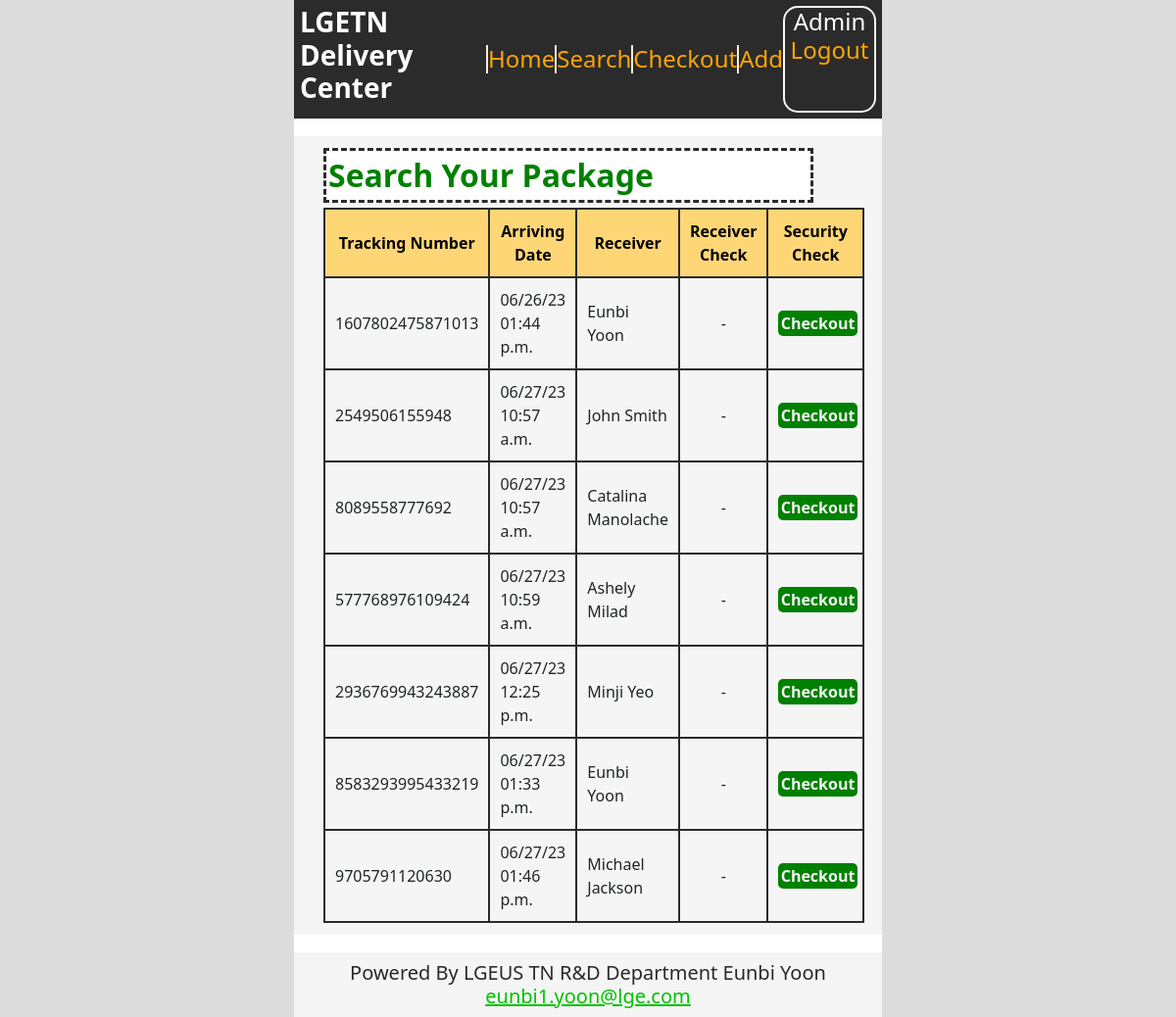
Page /search (signed in) on the earlier database version.
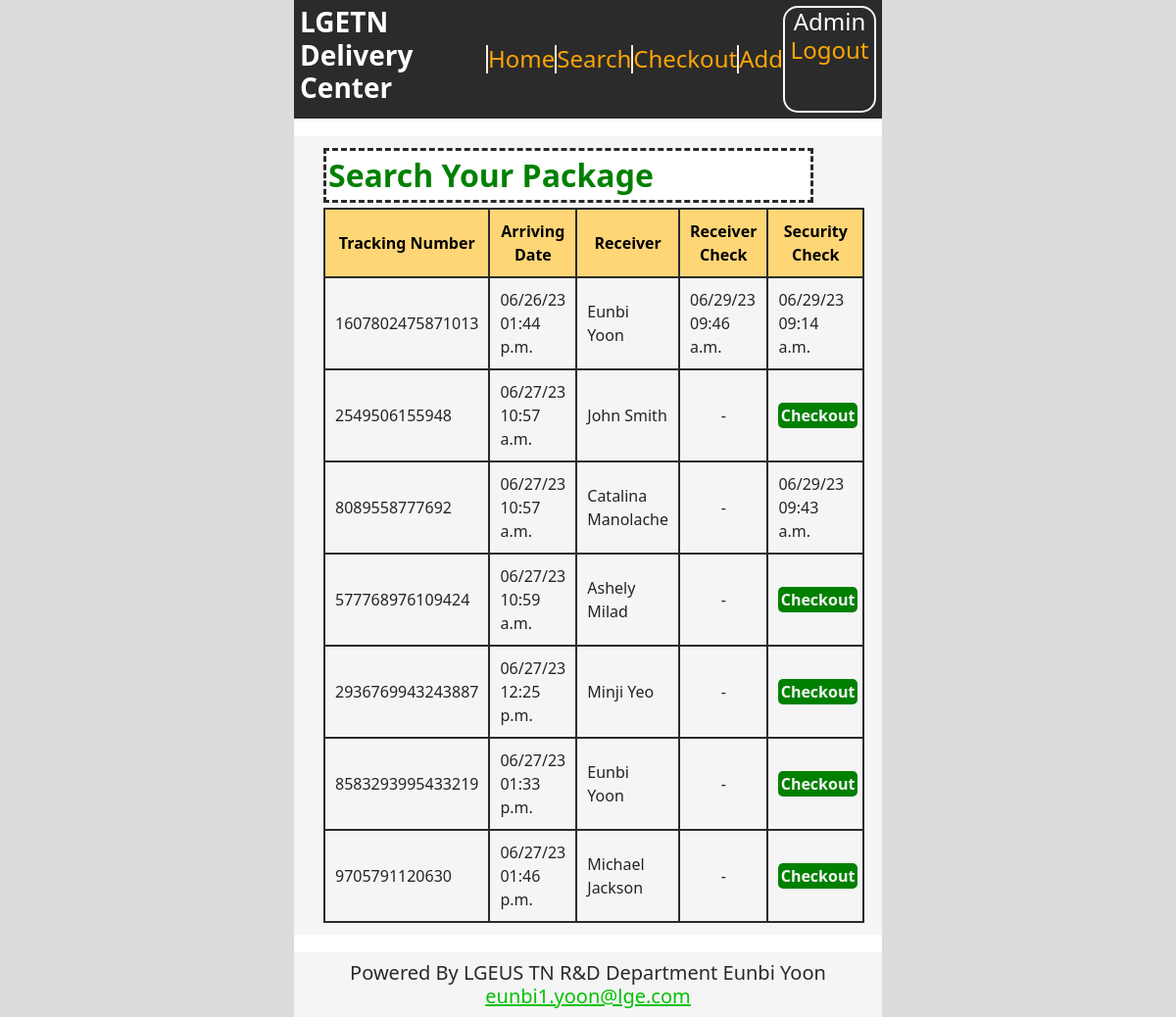
Same page on the later database version.
### qrapp/models.py (models this page shows, shortened)
class QRCodeData(models.Model):
    code_data=models.CharField(max_length=255)
    arriving_at=models.DateTimeField(auto_now_add=True)
    receiver=models.CharField(max_length=255)
    receiver_check=models.BooleanField(default=False)
    admin_check=models.BooleanField(default=False)
    receiver_at=models.DateTimeField(blank=True, null=True)
    admin_at=models.DateTimeField(blank=True,null=True)
    class Meta:
        verbose_name_plural='QR Scanning Data'

### qrapp/views.py (the view)
# urls.py: path('search',searchView, name='search_url'),
@login_required(login_url='login_url')
def searchView(request):
    item_list=QRCodeData.objects.all()
    username=request.user.username
    context={
        'item_list':item_list,
        'username':username,
    }
    return render(request, 'search.html', context)

### qrapp/templates/search.html (shortened to what this page needs)
{% extends 'base.html' %}
{% block container %}
    <div class="search-detail">
        <input type="text" id="filterInput" placeholder="Search Your Package" oninput="filterTable()" required pattern="\S+.*" >
        <table id="myTable">
            <thead>
              <tr>
                <th>Tracking Number</th>
                <th>Arriving Date</th>
                <th>Receiver</th>
                <th>Receiver Check</th>
                <th>Security Check</th>
              </tr>
            </thead>
            <tbody>
                {% for item in item_list %}
                    <tr>
                        <td>{{ item.code_data }}</td>
                        <td>{{ item.arriving_at|date:"m/d/y h:i a" }}</td>
                        <td>{{ item.receiver }}</td>
                        {% if item.receiver_check %}
                            <td>{{ item.receiver_at|date:"m/d/y h:i a" }}</td>
                        {% else %}
                            <td>
                                {% if username == item.receiver %}
                                    <center><a href="{% url 'checkout_url' %}">Checkout</a></center>
                                {% else %}
                                    <center>-</center>
                                {% endif %}
                            </td>
                        {% endif %}
                        {% if item.admin_check %}
                            <td>{{ item.admin_at|date:"m/d/y h:i a" }}</td>
                        {% else %}
                            <td>
                                {% if user.is_superuser %}
                                    <center><a href="{% url 'checkout_url' %}">Checkout</a></center>
                                {% else %}
                                    <center>-</center>
                                {% endif %}
                            </td>
                        {% endif %}
                    </tr>
                {% endfor %}
            </tbody>
        </table>
    </div>
    {% load static %}
{% endblock %}

Differences in the rows shown:
changed QRCodeData (number 1 of 7 on the later page): receiver_at (not shown) → "06/29/23 09:46 a.m."; admin_at (not shown) → "06/29/23 09:14 a.m."; no longer shows "-"; no longer shows "Checkout"
changed QRCodeData "Catalina Manolache": admin_at (not shown) → "06/29/23 09:43 a.m."; no longer shows "Checkout"
